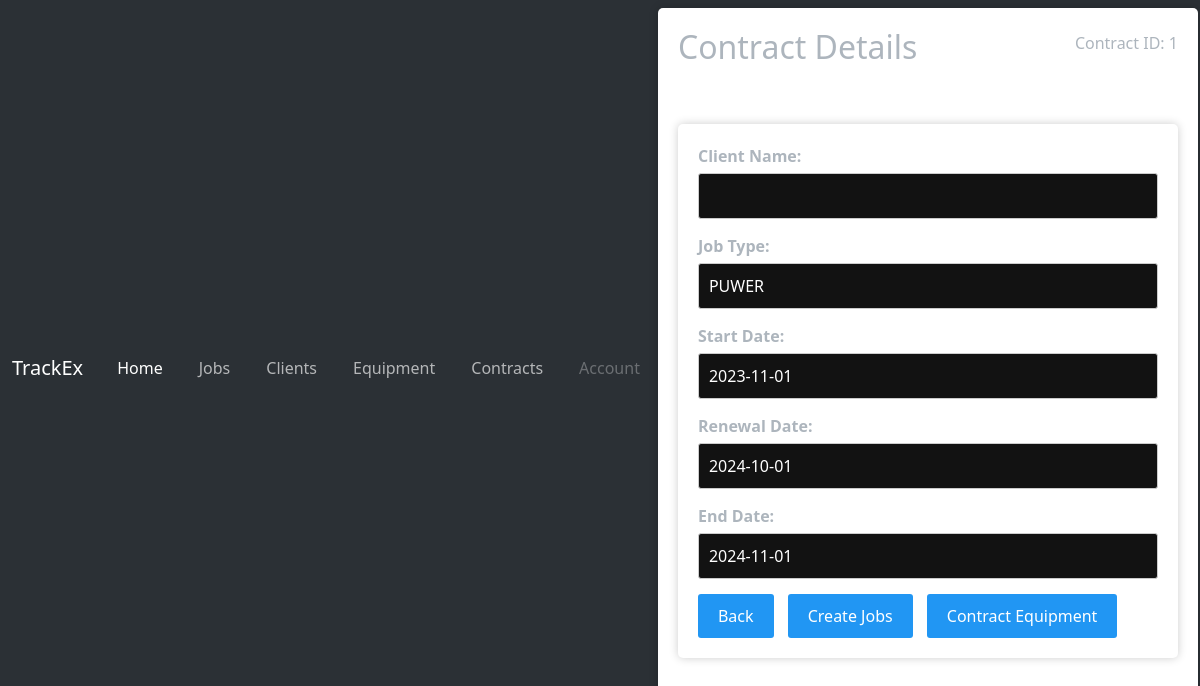
Page /contract-details/1 on the committed database.
### tables this page shows
CREATE TABLE contracts (
            id INTEGER PRIMARY KEY,
            client_account_number TEXT NOT NULL,
            equipment_ids TEXT,
            job_type TEXT,
            start_date DATE,
            end_date DATE,
            renewal_date DATE,
            contract_charge FLOAT,
            billing_cycle TEXT
        );

### app.py (the view)
@app.route('/contract-details/<contract_id>')
def contract_details(contract_id):
    contract_data = get_contract_data(contract_id)
    if contract_data:
        equipment_ids = contract_data['equipment_ids'].split(',')
        equipment_list = get_equipment_for_ids(equipment_ids)
        contract_data['equipment_list'] = equipment_list
        return render_template('contract_details.html', contract=contract_data)
    else:
        flash('Contract not found', 'error')
        return redirect(url_for('contracts'))

### app.py (called while the page is built)
def get_db():
    conn = sqlite3.connect(DATABASE)
    conn.row_factory = sqlite3.Row
    return conn

def get_contract_data(contract_id):
    conn = get_db()
    cursor = conn.cursor()
    cursor.execute('''
        SELECT * FROM contracts WHERE id = ?
    ''', (contract_id,))
    contract_data = cursor.fetchone()
    conn.close()
    return dict(contract_data) if contract_data else None

def get_equipment_for_ids(equipment_ids):
    conn = get_db()
    cursor = conn.cursor()
    query = 'SELECT * FROM equipment WHERE id IN ({})'.format(','.join('?' for _ in equipment_ids))
    cursor.execute(query, equipment_ids)
    equipment_list = cursor.fetchall()
    conn.close()
    return [dict(eq) for eq in equipment_list]

### templates/contract_details.html (shortened to what this page needs)
<!DOCTYPE html>
<html>
<head>
    <link rel="stylesheet" type="text/css" href="{{ url_for('static', filename='css/style.css') }}">
</head>
<body>
    {% include 'header.html' %}
      <div class="client-details-container">
        <div class="client-details-header">
            <h2>Contract Details</h2>
            <p>Contract ID: {{ contract.id }}</p>
        </div>
        <form action="/update-contract" method="post" class="contract-details-form">
            <div class="form-group">
                <label for="client_name">Client Name:</label>
                <input type="text" name="client_name" id="client_name" value="{{ contract.client_name }}" required readonly>
            </div>
            <div class="form-group">
                <label for="job_type">Job Type:</label>
                <input type="text" name="job_type" id="job_type" value="{{ contract.job_type }}" required readonly>
            </div>
            <div class="form-group">
                <label for="start_date">Start Date:</label>
                <input type="text" name="start_date" id="start_date" value="{{ contract.start_date }}" required readonly>
            </div>
            <div class="form-group">
                <label for="renewal_date">Renewal Date:</label>
                <input type="text" name="renewal_date" id="renewal_date" value="{{ contract.renewal_date }}" required readonly>
            </div>
            <div class="form-group">
                <label for="end_date">End Date:</label>
                <input type="text" name="end_date" id="end_date" value="{{ contract.end_date }}" required readonly>
            </div>
            <div class="contract-details-navigation">
                <a href="/contracts" class="button">Back</a>
                <a href="#" class="button">Create Jobs</a>
                <a href="#" class="button" id="contractEquipment">Contract Equipment</a>
            </div>
        </form>
    </div>
</body>
</html>

### static/css/style.css (style rules this page uses)
body { font-family: Arial, sans-serif; background-color: #f2f2f2; color: #333; }
h2 { text-align: center; }
form { width: 500px; margin: 50px auto; padding: 20px; background-color: #fff; border-radius: 5px; box-shadow: 0 0 10px rgba(0,0 ,0,0.2); }
label { display: block; margin-bottom: 5px; }
input[type=text] { width: 95%; padding: 10px; border: 1px solid #ccc; border-radius: 3px; }
* { margin: 0; padding: 0; box-sizing: border-box; }
.client-details-container { max-width: 800px; margin: 0 auto; padding: 20px; background-color: #fff; border-radius: 5px; box-shadow: 0 0 10px rgba(0, 0, 0, 0.2); }
.client-details-header { display: flex; justify-content: space-between; align-items: center; }
.form-group { margin-bottom: 15px; }
.form-group label { display: block; font-weight: bold; margin-bottom: 5px; }
.form-group input[type="text"] { width: 100%; padding: 10px; border: 1px solid #ccc; border-radius: 3px; }
.button { display: inline-block; margin-right: 10px; padding: 10px 20px; background-color: #2196F3; color: #fff; text-decoration: none; border-radius: 3px; text-align: center; transition: background-color 0.2s; }

### rows in the picture
contracts: id "1", job_type "PUWER", start_date "2023-11-01", renewal_date "2024-10-01", end_date "2024-11-01"
